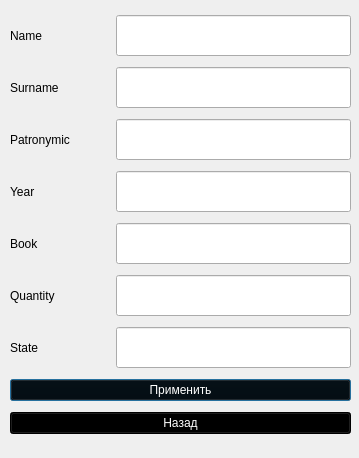
<?xml version="1.0" encoding="UTF-8"?>
<ui version="4.0">
 <class>addBook</class>
 <widget class="QDialog" name="addBook">
  <property name="geometry">
   <rect>
    <x>0</x>
    <y>0</y>
    <width>359</width>
    <height>458</height>
   </rect>
  </property>
  <property name="windowTitle">
   <string>Dialog</string>
  </property>
  <widget class="QWidget" name="layoutWidget_3">
   <property name="geometry">
    <rect>
     <x>10</x>
     <y>10</y>
     <width>341</width>
     <height>433</height>
    </rect>
   </property>
   <layout class="QVBoxLayout" name="verticalLayout_7">
    <item>
     <layout class="QHBoxLayout" name="horizontalLayout_7">
      <item>
       <widget class="QLabel" name="label_7">
        <property name="minimumSize">
         <size>
          <width>100</width>
          <height>41</height>
         </size>
        </property>
        <property name="maximumSize">
         <size>
          <width>70</width>
          <height>16777215</height>
         </size>
        </property>
        <property name="styleSheet">
         <string notr="true">font: 14pt &quot;MS Shell Dlg 2&quot;;
color: rgb(0, 0, 0);</string>
        </property>
        <property name="text">
         <string>Name</string>
        </property>
       </widget>
      </item>
      <item>
       <widget class="QLineEdit" name="lineEdit_7">
        <property name="minimumSize">
         <size>
          <width>0</width>
          <height>41</height>
         </size>
        </property>
        <property name="maximumSize">
         <size>
          <width>16777215</width>
          <height>41</height>
         </size>
        </property>
        <property name="sizeIncrement">
         <size>
          <width>0</width>
          <height>41</height>
         </size>
        </property>
        <property name="styleSheet">
         <string notr="true">font: 14pt &quot;MS Shell Dlg 2&quot;;
color: rgb(0, 0, 0);</string>
        </property>
       </widget>
      </item>
     </layout>
    </item>
    <item>
     <layout class="QHBoxLayout" name="horizontalLayout_8">
      <item>
       <widget class="QLabel" name="label_8">
        <property name="minimumSize">
         <size>
          <width>100</width>
          <height>41</height>
         </size>
        </property>
        <property name="maximumSize">
         <size>
          <width>70</width>
          <height>16777215</height>
         </size>
        </property>
        <property name="styleSheet">
         <string notr="true">font: 14pt &quot;MS Shell Dlg 2&quot;;
color: rgb(0, 0, 0);</string>
        </property>
        <property name="text">
         <string>Surname</string>
        </property>
       </widget>
      </item>
      <item>
       <widget class="QLineEdit" name="lineEdit_8">
        <property name="minimumSize">
         <size>
          <width>0</width>
          <height>41</height>
         </size>
        </property>
        <property name="maximumSize">
         <size>
          <width>16777215</width>
          <height>41</height>
         </size>
        </property>
        <property name="sizeIncrement">
         <size>
          <width>0</width>
          <height>41</height>
         </size>
        </property>
        <property name="styleSheet">
         <string notr="true">font: 14pt &quot;MS Shell Dlg 2&quot;;
color: rgb(0, 0, 0);</string>
        </property>
       </widget>
      </item>
     </layout>
    </item>
    <item>
     <layout class="QHBoxLayout" name="horizontalLayout_9">
      <item>
       <widget class="QLabel" name="label_9">
        <property name="minimumSize">
         <size>
          <width>100</width>
          <height>41</height>
         </size>
        </property>
        <property name="maximumSize">
         <size>
          <width>70</width>
          <height>16777215</height>
         </size>
        </property>
        <property name="styleSheet">
         <string notr="true">font: 14pt &quot;MS Shell Dlg 2&quot;;
color: rgb(0, 0, 0);</string>
        </property>
        <property name="text">
         <string>Patronymic</string>
        </property>
       </widget>
      </item>
      <item>
       <widget class="QLineEdit" name="lineEdit_9">
        <property name="minimumSize">
         <size>
          <width>0</width>
          <height>41</height>
         </size>
        </property>
        <property name="maximumSize">
         <size>
          <width>16777215</width>
          <height>41</height>
         </size>
        </property>
        <property name="sizeIncrement">
         <size>
          <width>0</width>
          <height>41</height>
         </size>
        </property>
        <property name="styleSheet">
         <string notr="true">font: 14pt &quot;MS Shell Dlg 2&quot;;
color: rgb(0, 0, 0);</string>
        </property>
       </widget>
      </item>
     </layout>
    </item>
    <item>
     <layout class="QHBoxLayout" name="horizontalLayout_11">
      <item>
       <widget class="QLabel" name="label_11">
        <property name="minimumSize">
         <size>
          <width>100</width>
          <height>41</height>
         </size>
        </property>
        <property name="maximumSize">
         <size>
          <width>70</width>
          <height>16777215</height>
         </size>
        </property>
        <property name="styleSheet">
         <string notr="true">font: 14pt &quot;MS Shell Dlg 2&quot;;
color: rgb(0, 0, 0);</string>
        </property>
        <property name="text">
         <string>Year</string>
        </property>
       </widget>
      </item>
      <item>
       <widget class="QLineEdit" name="lineEdit_11">
        <property name="minimumSize">
         <size>
          <width>0</width>
          <height>41</height>
         </size>
        </property>
        <property name="maximumSize">
         <size>
          <width>16777215</width>
          <height>41</height>
         </size>
        </property>
        <property name="sizeIncrement">
         <size>
          <width>0</width>
          <height>41</height>
         </size>
        </property>
        <property name="styleSheet">
         <string notr="true">font: 14pt &quot;MS Shell Dlg 2&quot;;
color: rgb(0, 0, 0);</string>
        </property>
       </widget>
      </item>
     </layout>
    </item>
    <item>
     <layout class="QHBoxLayout" name="horizontalLayout_13">
      <item>
       <widget class="QLabel" name="label_13">
        <property name="minimumSize">
         <size>
          <width>100</width>
          <height>41</height>
         </size>
        </property>
        <property name="maximumSize">
         <size>
          <width>100</width>
          <height>16777215</height>
         </size>
        </property>
        <property name="styleSheet">
         <string notr="true">font: 14pt &quot;MS Shell Dlg 2&quot;;
color: rgb(0, 0, 0);</string>
        </property>
        <property name="text">
         <string>Book</string>
        </property>
       </widget>
      </item>
      <item>
       <widget class="QLineEdit" name="lineEdit_13">
        <property name="minimumSize">
         <size>
          <width>0</width>
          <height>41</height>
         </size>
        </property>
        <property name="maximumSize">
         <size>
          <width>16777215</width>
          <height>41</height>
         </size>
        </property>
        <property name="sizeIncrement">
         <size>
          <width>0</width>
          <height>41</height>
         </size>
        </property>
        <property name="styleSheet">
         <string notr="true">font: 14pt &quot;MS Shell Dlg 2&quot;;
color: rgb(0, 0, 0);</string>
        </property>
       </widget>
      </item>
     </layout>
    </item>
    <item>
     <layout class="QHBoxLayout" name="horizontalLayout_12">
      <item>
       <widget class="QLabel" name="label_12">
        <property name="minimumSize">
         <size>
          <width>100</width>
          <height>41</height>
         </size>
        </property>
        <property name="maximumSize">
         <size>
          <width>100</width>
          <height>16777215</height>
         </size>
        </property>
        <property name="styleSheet">
         <string notr="true">font: 14pt &quot;MS Shell Dlg 2&quot;;
color: rgb(0, 0, 0);</string>
        </property>
        <property name="text">
         <string>Quantity</string>
        </property>
       </widget>
      </item>
      <item>
       <widget class="QLineEdit" name="lineEdit_12">
        <property name="minimumSize">
         <size>
          <width>0</width>
          <height>41</height>
         </size>
        </property>
        <property name="maximumSize">
         <size>
          <width>16777215</width>
          <height>41</height>
         </size>
        </property>
        <property name="sizeIncrement">
         <size>
          <width>0</width>
          <height>41</height>
         </size>
        </property>
        <property name="styleSheet">
         <string notr="true">font: 14pt &quot;MS Shell Dlg 2&quot;;
color: rgb(0, 0, 0);</string>
        </property>
       </widget>
      </item>
     </layout>
    </item>
    <item>
     <layout class="QHBoxLayout" name="horizontalLayout_14">
      <item>
       <widget class="QLabel" name="label_14">
        <property name="minimumSize">
         <size>
          <width>100</width>
          <height>41</height>
         </size>
        </property>
        <property name="maximumSize">
         <size>
          <width>100</width>
          <height>16777215</height>
         </size>
        </property>
        <property name="styleSheet">
         <string notr="true">font: 14pt &quot;MS Shell Dlg 2&quot;;
color: rgb(0, 0, 0);</string>
        </property>
        <property name="text">
         <string>State</string>
        </property>
       </widget>
      </item>
      <item>
       <widget class="QLineEdit" name="lineEdit_14">
        <property name="minimumSize">
         <size>
          <width>0</width>
          <height>41</height>
         </size>
        </property>
        <property name="maximumSize">
         <size>
          <width>16777215</width>
          <height>41</height>
         </size>
        </property>
        <property name="sizeIncrement">
         <size>
          <width>0</width>
          <height>41</height>
         </size>
        </property>
        <property name="styleSheet">
         <string notr="true">font: 14pt &quot;MS Shell Dlg 2&quot;;
color: rgb(0, 0, 0);</string>
        </property>
       </widget>
      </item>
     </layout>
    </item>
    <item>
     <widget class="QPushButton" name="pushButton_7">
      <property name="styleSheet">
       <string notr="true">background-color: rgb(0, 0, 0);
color: rgb(255, 255, 255);
font: 14pt &quot;MS Shell Dlg 2&quot;;</string>
      </property>
      <property name="text">
       <string>Применить</string>
      </property>
     </widget>
    </item>
    <item>
     <widget class="QPushButton" name="pushButton_8">
      <property name="styleSheet">
       <string notr="true">background-color: rgb(0, 0, 0);
color: rgb(255, 255, 255);
font: 14pt &quot;MS Shell Dlg 2&quot;;</string>
      </property>
      <property name="text">
       <string>Назад</string>
      </property>
     </widget>
    </item>
   </layout>
  </widget>
 </widget>
 <resources/>
 <connections/>
</ui>
